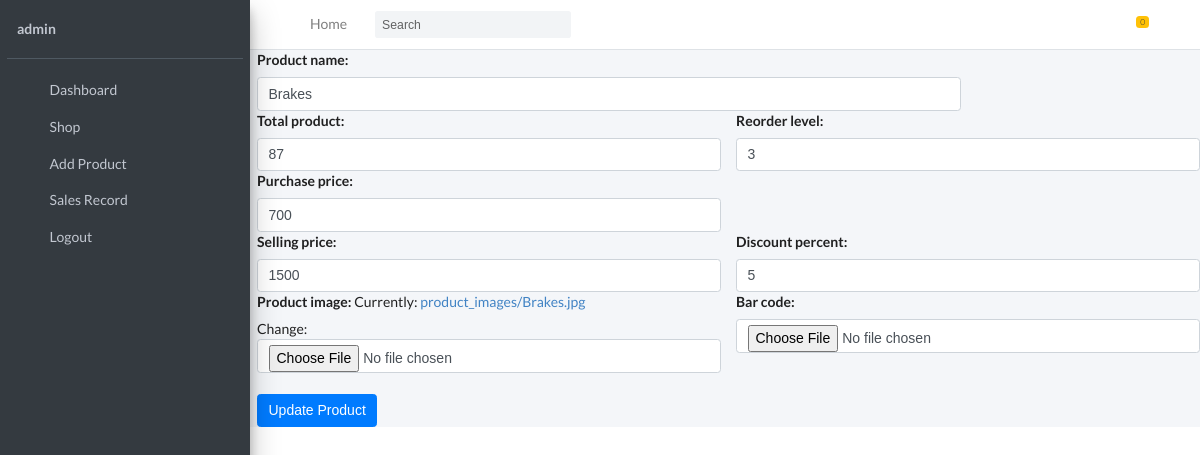
Page /update/4/ (signed in) on the committed database.
### inventory/models.py (models this page shows, shortened)
class AddProduct(models.Model):
    product_name = models.CharField(max_length=100)
    product_image = models.ImageField(upload_to='product_images/')
    bar_code = models.ImageField(upload_to='bar_code/', blank=True, null=True)
    total_product = models.IntegerField(default=0)
    issue_quantity = models.IntegerField(null=True, blank=True)
    purchase_price = models.IntegerField(default=0)
    selling_price = models.IntegerField(default=0)
    discount_percent = models.IntegerField(default=0, blank=True, null=True)
    dealer = models.ForeignKey(DealerInformation, on_delete=models.CASCADE)
    total_investment_made = models.IntegerField(default=0, null=True, blank=True)
    reorder_level = models.IntegerField(blank=True, null=True)
    purchase_date = models.DateTimeField(default=datetime.datetime.today)

### inventory/decorators.py (the view)
        def wrapper_func(request, *args, **kwargs):
            group = None
            if request.user.groups.exists():
                group = request.user.groups.all()[0].name
            if group in allowed_roles:
                return view_func(request, *args, **kwargs)
            if request.user.is_superuser:
                return view_func(request, *args, **kwargs)
            else:
                return redirect('/shop/')

### inventory/forms.py
class AddProductForm(forms.ModelForm):
    class Meta:
        model = AddProduct
        fields = ['dealer', 'product_name', 'reorder_level', 'total_product', 'purchase_price', 'selling_price',
                  'discount_percent',
                  'product_image', 'bar_code']
        label = {
            'product_name': 'Product Name'
        }
        widgets = {
            'product_name': forms.TextInput(attrs={'class': 'form-control'}),
            'total_product': forms.TextInput(attrs={'class': 'form-control'}),
            'purchase_price': forms.TextInput(attrs={'class': 'form-control'}),
            'selling_price': forms.TextInput(attrs={'class': 'form-control'}),
            'discount_percent': forms.TextInput(attrs={'class': 'form-control'}),
            'reorder_level': forms.TextInput(attrs={'class': 'form-control'}),
            'product_image': forms.ClearableFileInput(attrs={'class': 'form-control'}),
            'bar_code': forms.ClearableFileInput(attrs={'class': 'form-control'})
        }

### inventory/views.py (called while the page is built)
@allowed_user(allowed_roles=['Staffs'])
def update_product(request, id):
    if request.method == 'POST':
        get_instance_variable = AddProduct.objects.get(pk=id)
        fm = AddProductForm(request.POST, request.FILES, instance=get_instance_variable)
        print('update running')
        if fm.is_valid():
            print('update is valid')
            fm.save()
        return HttpResponseRedirect('/add_product/')
    else:
        p = AddProduct.objects.get(pk=id)
        fm = AddProductForm(instance=p)
    return render(request, 'inventory/update_product.html', {'forms': fm})

### inventory/templates/inventory/update_product.html (shortened to what this page needs)
{% extends 'base.html' %}
{% block content %}
{% include 'inventory/navbar.html' %}
<div class="content-wrapper pl-2">
    <form method="POST" enctype="multipart/form-data">
        <div class="row ">
            <div class="col-9">
                {{forms.product_name.label_tag}}
                {{forms.product_name}}
            </div>
        </div>
        <div class="row">
            <div class="col-6">
                {{forms.total_product.label_tag}}
                {{forms.total_product}}
            </div>
            <div class="col-6">
                {{forms.reorder_level.label_tag}}
                {{forms.reorder_level}}
            </div>
        </div>
        <div class="row">
            <div class="col-lg-6">
                {{forms.purchase_price.label_tag}}
                {{forms.purchase_price}}
            </div>
        </div>
        <div class="row ">
            <div class="col-6">
                {{forms.selling_price.label_tag}}
                {{forms.selling_price}}
            </div>
            <div class="col-6">
                {{forms.discount_percent.label_tag}}
                {{forms.discount_percent}}
            </div>
        </div>
        <div class="row ">
            <div class="col-6">
                {{forms.product_image.label_tag}}
                {{forms.product_image}}
            </div>
            <div class="col-6">
                {{forms.bar_code.label_tag}}
                {{forms.bar_code}}
            </div>
        </div>
        <input type="submit" class="btn btn-primary mt-4" value="Update Product">
    </form>
</div>
{% endblock %}

### inventory/templates/inventory/navbar.html (shortened to what this page needs)
{% load static %}
<nav class="main-header navbar navbar-expand navbar-white navbar-light">
    <ul class="navbar-nav">
        <li class="nav-item">
            <a class="nav-link" data-widget="pushmenu" href="#" role="button"><i class="fas fa-bars"></i></a>
        </li>
        <li class="nav-item d-none d-sm-inline-block">
            <a href="{% url 'dashboard' %}" class="nav-link">Home</a>
        </li>
    </ul>
    <form class="form-inline ml-3">
        <div class="input-group input-group-sm">
            <input class="form-control form-control-navbar" type="search" placeholder="Search" aria-label="Search">
            <div class="input-group-append">
                <button class="btn btn-navbar" type="submit">
                    <i class="fas fa-search"></i>
                </button>
            </div>
        </div>
    </form>
    <ul class="navbar-nav ml-auto">
        <li class="nav-item dropdown">
            <a class="nav-link" data-toggle="dropdown" href="#">
                <i class="far fa-comments"></i>
            </a>
        </li>
        <li class="nav-item">
            <a href="{% url 'invoice' %}" class="nav-link">
                <i class="fas fa-shopping-cart"></i>
                <span class="badge badge-warning navbar-badge">{{request.session.cart.keys|length}}</span>
            </a>
        </li>
        <li class="nav-item dropdown">
            <a class="nav-link" data-toggle="dropdown" href="#">
                <i class="far fa-bell"></i>
            </a>
        </li>
    </ul>
</nav>
<aside class="main-sidebar sidebar-dark-primary elevation-4">
    <div class="sidebar">
        <div class="user-panel mt-3 pb-3 mb-3 d-flex">
            <div class="info">
                <a href="{% url 'profile' %}" class="d-block"><b>{{request.user}}</b></a>
            </div>
        </div>
        <nav class="mt-2">
            <ul class="nav nav-pills nav-sidebar flex-column" data-widget="treeview" role="menu"
                data-accordion="false">
                {% if request.user.is_group or request.user.is_superuser %}
                <li class="nav-item has-treeview">
                    <a href="{% url 'dashboard' %}" class="nav-link">
                        <i class="nav-icon fas fa-tachometer-alt"></i>
                        <p>
                            Dashboard
                        </p>
                    </a>
                </li>
                {% endif %}
                <li class="nav-item">
                    <a href="{% url 'shop' %}" class="nav-link">
                        <i class="nav-icon fas fa-cart-plus"></i>
                        <p>
                            Shop
                        </p>
                    </a>
                </li>
                {% if request.user.is_group or request.user.is_superuser %}
                <li class="nav-item">
                    <a href="{% url 'add_product' %}" class="nav-link">
                        <i class="nav-icon fas fa-plus"></i>
                        <p>
                            Add Product
                        </p>
                    </a>
                </li>
                <li class="nav-item">
                    <a href="{% url 'sell' %}" class="nav-link">
                        <i class="nav-icon fas fa-handshake"></i>
                        <p>
                            Sales Record
                        </p>
                    </a>
                </li>
                {% endif %}
                <li class="nav-item">
                    <a href="{% url 'logout' %}" class="nav-link">
                        <i class="nav-icon fas fa-sign-out-alt"></i>
                        <p>
                            Logout
                        </p>
                    </a>
                </li>
            </ul>
        </nav>
    </div>
</aside>

### inventory/static/css/style.css (style rules this page uses)
body { overflow-x: hidden; }

### rows in the picture
AddProduct: product_name "Brakes", total_product "87", reorder_level "3", purchase_price "700", selling_price "1500", discount_percent "5"

### other values in the picture
{{ request.session.cart.keys|length }} "0"
{{ request.user }} "admin"
